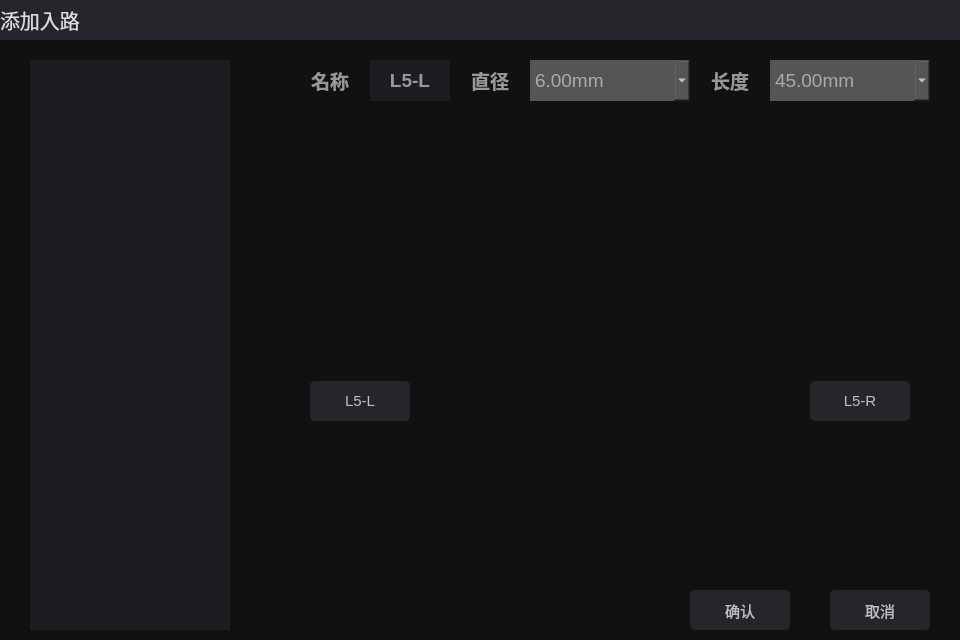
<?xml version="1.0" encoding="UTF-8"?>
<ui version="4.0">
 <class>VertebraSelectionWidget</class>
 <widget class="QWidget" name="VertebraSelectionWidget">
  <property name="geometry">
   <rect>
    <x>0</x>
    <y>0</y>
    <width>960</width>
    <height>640</height>
   </rect>
  </property>
  <property name="windowTitle">
   <string>Form</string>
  </property>
  <property name="styleSheet">
   <string notr="true">background-color: rgb(17, 17, 18);</string>
  </property>
  <layout class="QVBoxLayout" name="verticalLayout_2" stretch="1,15">
   <property name="spacing">
    <number>0</number>
   </property>
   <property name="leftMargin">
    <number>0</number>
   </property>
   <property name="topMargin">
    <number>0</number>
   </property>
   <property name="rightMargin">
    <number>0</number>
   </property>
   <property name="bottomMargin">
    <number>0</number>
   </property>
   <item>
    <widget class="QLabel" name="label">
     <property name="styleSheet">
      <string notr="true">background-color: rgb(36, 38, 43);
color:rgb(220, 220, 220);
qproperty-alignment: AlignCenter;
font-size:20px;</string>
     </property>
     <property name="text">
      <string>添加入路</string>
     </property>
    </widget>
   </item>
   <item>
    <widget class="QWidget" name="xWidget" native="true">
     <layout class="QHBoxLayout" name="horizontalLayout_3" stretch="2,5">
      <property name="spacing">
       <number>60</number>
      </property>
      <property name="leftMargin">
       <number>30</number>
      </property>
      <property name="topMargin">
       <number>20</number>
      </property>
      <property name="rightMargin">
       <number>30</number>
      </property>
      <property name="bottomMargin">
       <number>10</number>
      </property>
      <item>
       <widget class="QWidget" name="spineModelWidget" native="true">
        <property name="styleSheet">
         <string notr="true">background-color: rgb(28, 29, 33);
border-image: url(:/resource/image/spinemodel.png);
background-position: center; 
background-repeat: no-repeat;</string>
        </property>
       </widget>
      </item>
      <item>
       <widget class="QWidget" name="opWidget" native="true">
        <layout class="QVBoxLayout" name="verticalLayout" stretch="5,60,4">
         <property name="spacing">
          <number>0</number>
         </property>
         <property name="leftMargin">
          <number>0</number>
         </property>
         <property name="topMargin">
          <number>0</number>
         </property>
         <property name="rightMargin">
          <number>0</number>
         </property>
         <property name="bottomMargin">
          <number>0</number>
         </property>
         <item>
          <widget class="QWidget" name="routeInfoWidget" native="true">
           <layout class="QHBoxLayout" name="horizontalLayout_2" stretch="1,1,1,2,1,2">
            <property name="spacing">
             <number>0</number>
            </property>
            <property name="leftMargin">
             <number>0</number>
            </property>
            <property name="topMargin">
             <number>0</number>
            </property>
            <property name="rightMargin">
             <number>0</number>
            </property>
            <property name="bottomMargin">
             <number>0</number>
            </property>
            <item>
             <widget class="QLabel" name="nameText">
              <property name="font">
               <font>
                <pointsize>14</pointsize>
                <bold>true</bold>
               </font>
              </property>
              <property name="styleSheet">
               <string notr="true">color: rgb(154, 152, 151);
qproperty-alignment: 'AlignCenter';</string>
              </property>
              <property name="text">
               <string>名称</string>
              </property>
              <property name="alignment">
               <set>Qt::AlignCenter</set>
              </property>
             </widget>
            </item>
            <item>
             <widget class="QLabel" name="nameValue">
              <property name="font">
               <font>
                <pointsize>14</pointsize>
                <bold>true</bold>
               </font>
              </property>
              <property name="styleSheet">
               <string notr="true">color: rgb(154, 152, 151);
background-color: rgb(28, 29, 33);
qproperty-alignment: 'AlignCenter';</string>
              </property>
              <property name="text">
               <string>L5-L</string>
              </property>
              <property name="alignment">
               <set>Qt::AlignCenter</set>
              </property>
             </widget>
            </item>
            <item>
             <widget class="QLabel" name="diameterText">
              <property name="font">
               <font>
                <pointsize>14</pointsize>
                <bold>true</bold>
               </font>
              </property>
              <property name="styleSheet">
               <string notr="true">color: rgb(154, 152, 151);
qproperty-alignment: 'AlignCenter';</string>
              </property>
              <property name="text">
               <string>直径</string>
              </property>
              <property name="alignment">
               <set>Qt::AlignCenter</set>
              </property>
             </widget>
            </item>
            <item>
             <widget class="QComboBox" name="diameterValue">
              <property name="sizePolicy">
               <sizepolicy hsizetype="Preferred" vsizetype="Preferred">
                <horstretch>0</horstretch>
                <verstretch>0</verstretch>
               </sizepolicy>
              </property>
              <property name="font">
               <font>
                <pointsize>14</pointsize>
               </font>
              </property>
              <property name="styleSheet">
               <string notr="true">background-color: rgb(85, 85, 85);
color: rgb(255, 255, 255);
border: none;
text-align: center</string>
              </property>
              <property name="maxVisibleItems">
               <number>10</number>
              </property>
              <property name="placeholderText">
               <string>6.00mm</string>
              </property>
             </widget>
            </item>
            <item>
             <widget class="QLabel" name="lengthText">
              <property name="font">
               <font>
                <pointsize>14</pointsize>
                <bold>true</bold>
               </font>
              </property>
              <property name="styleSheet">
               <string notr="true">color: rgb(154, 152, 151);
qproperty-alignment: 'AlignCenter';</string>
              </property>
              <property name="text">
               <string>长度</string>
              </property>
              <property name="alignment">
               <set>Qt::AlignCenter</set>
              </property>
             </widget>
            </item>
            <item>
             <widget class="QComboBox" name="lengthValue">
              <property name="sizePolicy">
               <sizepolicy hsizetype="Preferred" vsizetype="Preferred">
                <horstretch>0</horstretch>
                <verstretch>0</verstretch>
               </sizepolicy>
              </property>
              <property name="font">
               <font>
                <pointsize>14</pointsize>
               </font>
              </property>
              <property name="styleSheet">
               <string notr="true">background-color: rgb(85, 85, 85);
color: rgb(255, 255, 255);
border: none;
text-align: center</string>
              </property>
              <property name="placeholderText">
               <string>45.00mm</string>
              </property>
             </widget>
            </item>
           </layout>
          </widget>
         </item>
         <item>
          <widget class="QWidget" name="selectWidget" native="true">
           <property name="styleSheet">
            <string notr="true">QWidget {
    border-image: url(:/resource/image/vertebraselect.png);
    background-position: center;
    background-repeat: no-repeat;
}

QPushButton {
    border-image: none; /* 重置按钮的背景 */
    background-color: transparent; /* 确保背景透明 */
}</string>
           </property>
           <widget class="QPushButton" name="l5RButton">
            <property name="geometry">
             <rect>
              <x>520</x>
              <y>280</y>
              <width>100</width>
              <height>40</height>
             </rect>
            </property>
            <property name="styleSheet">
             <string notr="true">QPushButton {
background-color: rgb(37, 38, 43);
color: rgb(192, 192, 192);
font-size:15px;
border-radius: 5px;
min-width: 100px;
min-height: 40px;
}
QPushButton:hover{
background-color: rgb(70, 72, 81);
}
QPushButton:pressed {
background-color: rgb(245, 245, 245);
}</string>
            </property>
            <property name="text">
             <string>L5-R</string>
            </property>
           </widget>
           <widget class="QPushButton" name="l5LButton">
            <property name="geometry">
             <rect>
              <x>20</x>
              <y>280</y>
              <width>100</width>
              <height>40</height>
             </rect>
            </property>
            <property name="styleSheet">
             <string notr="true">QPushButton {
background-color: rgb(37, 38, 43);
color: rgb(192, 192, 192);
font-size:15px;
border-radius: 5px;
min-width: 100px;
min-height: 40px;
}
QPushButton:hover{
background-color: rgb(70, 72, 81);
}
QPushButton:pressed {
background-color: rgb(245, 245, 245);
}</string>
            </property>
            <property name="text">
             <string>L5-L</string>
            </property>
           </widget>
          </widget>
         </item>
         <item>
          <widget class="QWidget" name="buttonWidget" native="true">
           <layout class="QHBoxLayout" name="horizontalLayout">
            <property name="spacing">
             <number>40</number>
            </property>
            <property name="leftMargin">
             <number>400</number>
            </property>
            <property name="topMargin">
             <number>0</number>
            </property>
            <property name="rightMargin">
             <number>0</number>
            </property>
            <property name="bottomMargin">
             <number>0</number>
            </property>
            <item>
             <widget class="QPushButton" name="confirmButton">
              <property name="sizePolicy">
               <sizepolicy hsizetype="Preferred" vsizetype="Preferred">
                <horstretch>0</horstretch>
                <verstretch>0</verstretch>
               </sizepolicy>
              </property>
              <property name="styleSheet">
               <string notr="true">QPushButton {
background-color: rgb(37, 38, 43);
color: rgb(192, 192, 192);
font-size:15px;
border-radius: 5px;
min-width: 100px;
min-height: 40px;
}
QPushButton:hover{
background-color: rgb(70, 72, 81);
}
QPushButton:pressed {
background-color: rgb(245, 245, 245);
}</string>
              </property>
              <property name="text">
               <string>确认</string>
              </property>
             </widget>
            </item>
            <item>
             <widget class="QPushButton" name="cancelButton">
              <property name="sizePolicy">
               <sizepolicy hsizetype="Preferred" vsizetype="Preferred">
                <horstretch>0</horstretch>
                <verstretch>0</verstretch>
               </sizepolicy>
              </property>
              <property name="styleSheet">
               <string notr="true">QPushButton {
background-color: rgb(37, 38, 43);
color: rgb(192, 192, 192);
font-size:15px;
border-radius: 5px;
min-width: 100px;
min-height: 40px;
}
QPushButton:hover{
background-color: rgb(70, 72, 81);
}
QPushButton:pressed {
background-color: rgb(245, 245, 245);
}</string>
              </property>
              <property name="text">
               <string>取消</string>
              </property>
             </widget>
            </item>
           </layout>
          </widget>
         </item>
        </layout>
       </widget>
      </item>
     </layout>
    </widget>
   </item>
  </layout>
 </widget>
 <resources/>
 <connections/>
</ui>
